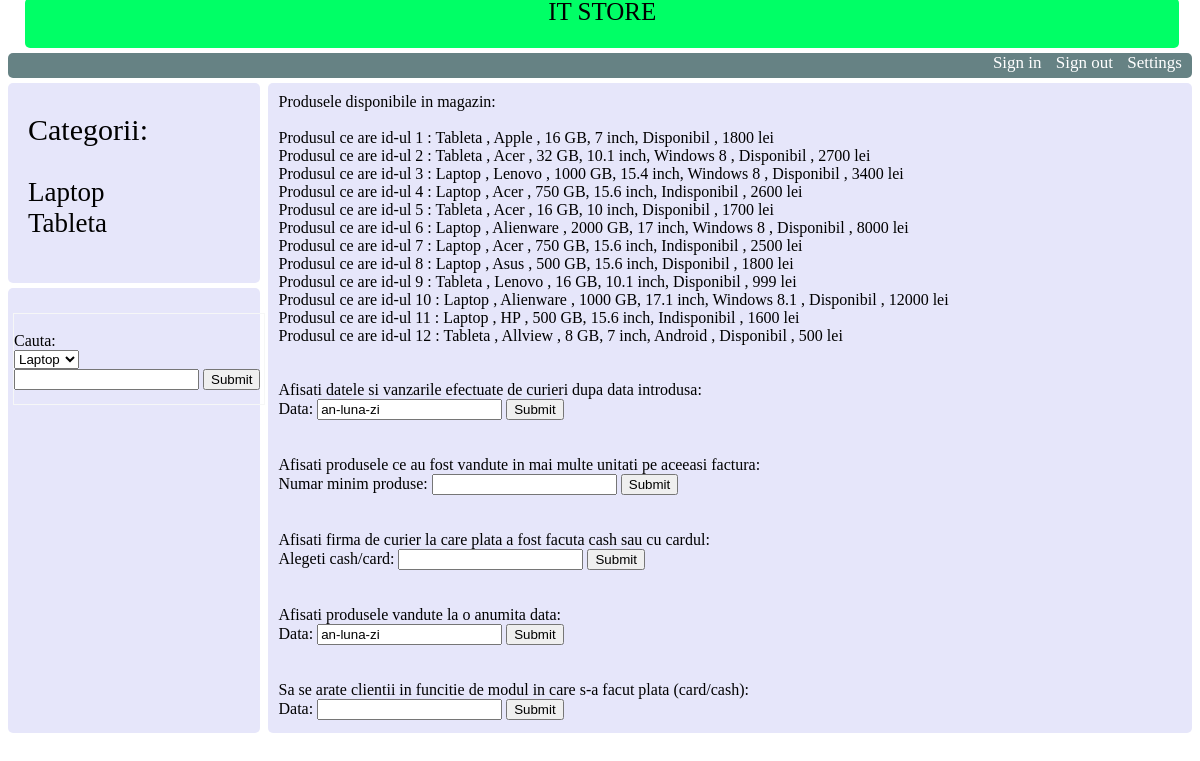
Screenshot of /PagAdmin.php with the database file from the repository.
### tables this page shows
CREATE TABLE `produs` (
  `IDP` int(11) NOT NULL,
  `Tip` varchar(7) NOT NULL,
  `Producator` varchar(25) NOT NULL,
  `Memorie` int(4) NOT NULL,
  `Diagonala` float NOT NULL,
  `OS` varchar(15) DEFAULT NULL,
  `Disp` varchar(15) NOT NULL,
  `Pret` int(11) NOT NULL
);

### toate_produsele.php (the view)
<?php
$query = "SELECT `IDP`,`Tip`,`Producator`,`Memorie`,`Diagonala`,`OS`,`Disp`,`Pret` FROM `produs`";
if($query_run = mysql_query($query)) {
			if(mysql_num_rows($query_run) == NULL) {
				echo 'Nu exista niciun produs ';
			} else {
				while($query_row = mysql_fetch_assoc($query_run)) {
					$id = $query_row['IDP'];
					$tip = $query_row['Tip'];
					$producator = $query_row['Producator'];
					$memorie = $query_row['Memorie'];
					$diagonala = $query_row['Diagonala'];
					$os = $query_row['OS'];
					$disp = $query_row['Disp'];
					$pret = $query_row['Pret'];
					if( $os != NULL) {
						echo 'Produsul ce are id-ul '.$id.' : '.$tip.' , '.$producator.' , '.$memorie.' GB, '.$diagonala.' inch, '.$os.' , '.$disp.' , '.$pret.' lei<br>';
					} else {
						echo 'Produsul ce are id-ul '.$id.' : '.$tip.' , '.$producator.' , '.$memorie.' GB, '.$diagonala.' inch, '.$disp.' , '.$pret.' lei<br>';
					}
				}
			}
		} else {
			echo mysql_error();
		}
?>

### rows the page displays
produs: IDP "1", Tip "Tableta", Producator "Apple", Memorie "16", Diagonala "7", Disp "Disponibil", Pret "1800"
produs: IDP "2", Tip "Tableta", Producator "Acer", Memorie "32", Diagonala "10.1", OS "Windows 8", Disp "Disponibil", Pret "2700"
produs: IDP "3", Tip "Laptop", Producator "Lenovo", Memorie "1000", Diagonala "15.4", OS "Windows 8", Disp "Disponibil", Pret "3400"
produs: IDP "4", Tip "Laptop", Producator "Acer", Memorie "750", Diagonala "15.6", Disp "Indisponibil", Pret "2600"
produs: IDP "5", Tip "Tableta", Producator "Acer", Memorie "16", Diagonala "10", Disp "Disponibil", Pret "1700"
produs: IDP "6", Tip "Laptop", Producator "Alienware", Memorie "2000", Diagonala "17", OS "Windows 8", Disp "Disponibil", Pret "8000"
produs: IDP "7", Tip "Laptop", Producator "Acer", Memorie "750", Diagonala "15.6", Disp "Indisponibil", Pret "2500"
produs: IDP "8", Tip "Laptop", Producator "Asus", Memorie "500", Diagonala "15.6", Disp "Disponibil", Pret "1800"
produs: IDP "9", Tip "Tableta", Producator "Lenovo", Memorie "16", Diagonala "10.1", Disp "Disponibil", Pret "999"
produs: IDP "10", Tip "Laptop", Producator "Alienware", Memorie "1000", Diagonala "17.1", OS "Windows 8.1", Disp "Disponibil", Pret "12000"
produs: IDP "11", Tip "Laptop", Producator "HP", Memorie "500", Diagonala "15.6", Disp "Indisponibil", Pret "1600"
produs: IDP "12", Tip "Tableta", Producator "Allview", Memorie "8", Diagonala "7", OS "Android", Disp "Disponibil", Pret "500"
